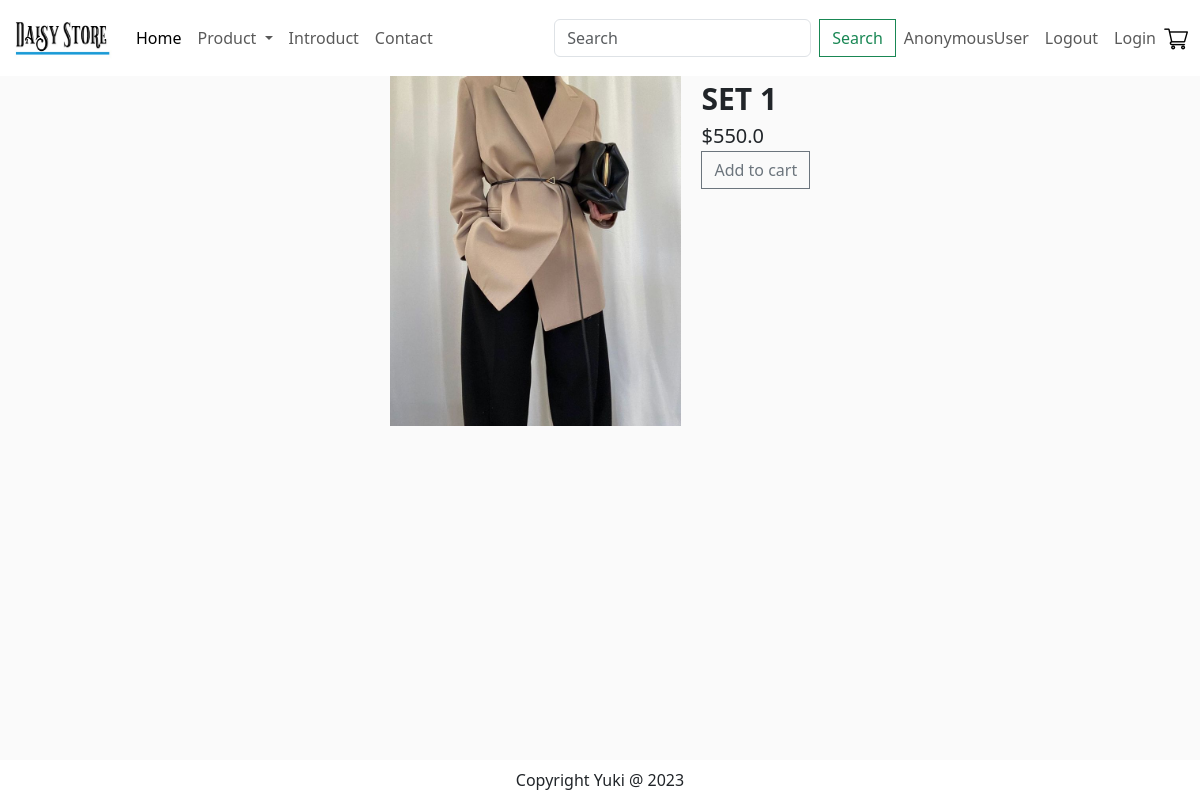
Screenshot of /product-detail/1 with the database file from the repository.
### app/models.py (models this page shows, shortened)
class Product(models.Model):
    name = models.CharField(max_length=200, null=True, blank=False)
    price = models.FloatField()
    digital = models.BooleanField(default=False, null=True, blank=False)
    image = models.ImageField(null=True, blank=True)
    @property
    def ImageURL(self):
        try:
            url = self.image.url
        except:
            url = ''
        return url

### app/views.py (the view)
# urls.py: path('product-detail/<int:id>', views.productDetail, name='product_detail')
def productDetail(request, id):
    product = Product.objects.get(id=id)
    context={'product': product}
    return render(request,'app/productDetail.html',context)

### app/templates/app/productDetail.html
{% extends 'app/base.html' %}
{% load static %}
{% block product_detail %}
   <div class="product-detail">
    <img class="product-detail--img" src="{{product.ImageURL}}">
    <div class='product-detail--info'>
        <span class='product-detail--name'>{{product.name.upper}}</span>
        <span class= 'product-detail--price'>${{product.price}}</span>
        <button data-product={{product.id}} data-action = "add" class="btn btn-outline-secondary add-btn update-cart"> Add to cart </button>
    </div>
   </div>
{% endblock product_detail %}

### app/static/app/css/product-detail.css (style rules this page uses)
.product-detail { display: flex; justify-content: center; }
.product-detail--img { max-height: 350px; }
.product-detail--info { display: flex; flex-direction: column; margin-left: 20px; }
.product-detail--name { font-size: 30px; font-weight: 600; }
.product-detail--price { font-size: 20px; font-weight: 400; }

### app/static/app/css/main.css (style rules this page uses)
body { background-color: hsl(0, 0%, 98%); }
.btn { border-radius: 0; }

### rows the page displays
Product: ImageURL (picture), name "SET 1", price "550.0"

### other values shown
{{ request.user }} "AnonymousUser"
